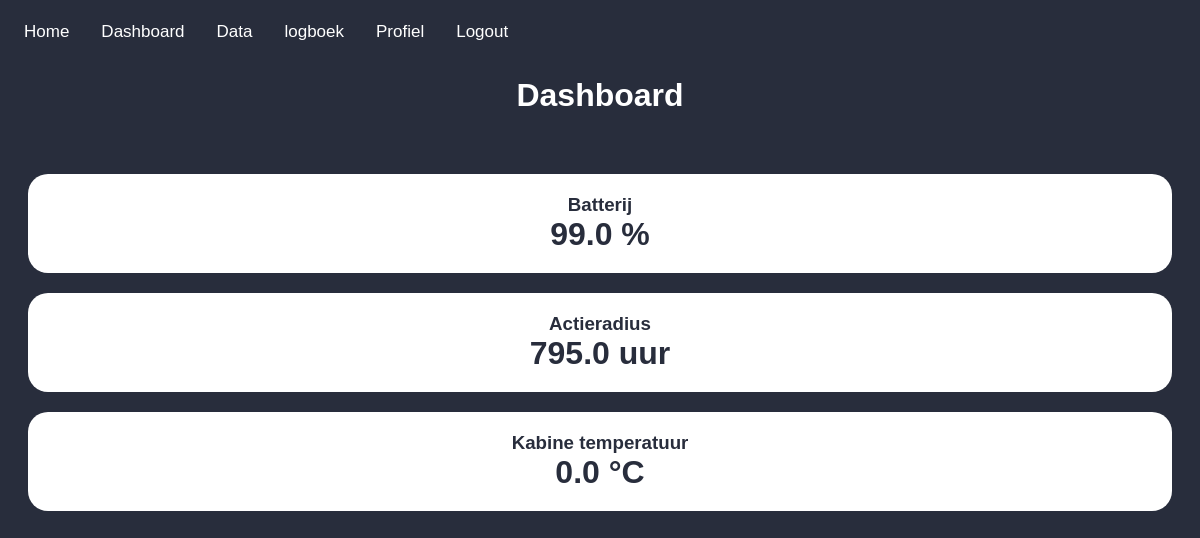
Screenshot of /home/dashboard (signed in) with the database file from the repository.
### api/models.py (models this page shows, shortened)
class vehicleStatus(models.Model):
    time = models.DateTimeField(auto_now_add=True)
    vehicle_id = models.CharField(max_length=11)
    laden = models.BooleanField()
    error_g = models.BooleanField()
    tanken = models.BooleanField()
    baterij_temp = models.BooleanField()
    batterij_span_laag = models.BooleanField()
    batterij_span_hoog = models.BooleanField()
    vermogen = models.FloatField()
    batterij_percentage = models.FloatField()
    actieradius = models.FloatField()
    batterijspanning_minimum = models.FloatField()
    batterijspanning_gemiddeld = models.FloatField()
    batterijspanning_maximum = models.FloatField()
    snelheid = models.FloatField()
    airco_actief = models.FloatField()
    error_12v = models.FloatField()
    hoogspanningserror = models.FloatField()
    motor_temperatuur_alarm = models.FloatField()
    controller_temperatuur_alarm = models.FloatField()
    airco_aan = models.FloatField()
    motor_temperatuur = models.FloatField()
    controller_temperatuur = models.FloatField()
    spanning_12v = models.FloatField()
    gemiddeld_verbruik = models.FloatField()
    aantal_satellieten  = models.FloatField()
    batterij_temperatuur = models.FloatField()
    kabine_temperatuur = models.FloatField()
    kabine_ingestelde_temperatuur = models.FloatField()
    olie_temperatuur = models.FloatField()
    versnelling_x_richting = models.FloatField()
    versnelling_y_richting = models.FloatField()
    versnelling_z_richting = models.FloatField()
    bedrijfstijd = models.FloatField()
    class Meta:
        verbose_name_plural = "vehicle statusses"

### frontend/views.py (the view)
# urls.py: path('dashboard', views.dashboardView, name='Dashboard'),
def dashboardView(request):
    if not request.user.is_anonymous:
        vehicle_ids = request.user.profile.vehicle_ids
        if vehicle_ids is not None:
            vehicle_ids_sep = split_vehicle_ids(vehicle_ids)
            selected_vehicle_id = get_selected_vehicle_id(request, vehicle_ids_sep)
            vehicle_statusses = vehicleStatus.objects.filter(vehicle_id=selected_vehicle_id).order_by('time').reverse()
            if len(vehicle_statusses) > 0:
                args = {'page':'dashboard.html', 'vehicle_status': vehicle_statusses[0], 'vehicle_id': selected_vehicle_id}
                return render(request, 'default.html', args)
            else:
                args = {'page': 'dashboard.html', 'vehicle_id': vehicle_ids}
                return render(request, 'default.html', args)
    args = {'page': 'dashboard.html',}
    return render(request, 'default.html', args)

### frontend/views.py (called while the page is built)
def split_vehicle_ids(vehicle_ids):
    vehicle_ids_sep = vehicle_ids.replace(" ", "").split(";")
    vehicle_ids_sep = [n for n in vehicle_ids_sep if len(n) > 0]  # Filter spaces
    return vehicle_ids_sep

def get_selected_vehicle_id(request, vehicle_ids_sep):
    selected_vehicle_id = request.GET.get('vehicle_id')
    if selected_vehicle_id is None:
        selected_vehicle_id = vehicle_ids_sep[0]
    return selected_vehicle_id

### templates/default.html (shortened to what this page needs)
{% load static %}
<!DOCTYPE html>
<html lang="en">
<head>
    <link rel="stylesheet" href="{% static 'style/default.css' %}">
    <link rel="stylesheet" href="https://cdnjs.cloudflare.com/ajax/libs/font-awesome/4.7.0/css/font-awesome.min.css">
</head>
<header>
    <div class="topnav">
        <a href="/home">Home</a>
        <div id="navbar">
            {% if user.is_authenticated %}
                <a href="/dashboard">Dashboard</a>
                <a href="/data-analytics">Data</a>
                <a href="/logboek">logboek</a>
                <a href="/profiel">Profiel</a>
                <a href="/logout">Logout</a>
            {% else %}
                <a href="/login">Login</a>
                <a href="/register">Register</a>
                <a id="dimensions"></a>
            {% endif %}
        </div>
    </div>
</header>
{% include page %}
</html>

### templates/dashboard.html (shortened to what this page needs)
{% load static %}
<head>
    <link rel="stylesheet" href="{% static 'style/dashboard.css' %}">
</head>
<body>
    <h1>Dashboard</h1>
    <br>
    {% if user.is_authenticated %}
        {% if vehicle_id != None %}
                <div class="grid-box">
                    <h3>Batterij</h3>
                    <h1>{{ vehicle_status.batterij_percentage}} %</h1>
                </div>
                <div class="grid-box">
                    <h3>Actieradius</h3>
                    <h1>{{ vehicle_status.actieradius}} uur</h1>
                </div>
                <div class="grid-box">
                    <h3>Kabine temperatuur</h3>
                    <h1>{{ vehicle_status.kabine_temperatuur }} °C</h1>
                </div>
        {% else %}
            <p>Er is geen voertuig aan dit account gekoppeld.</p>
        {% endif %}
    {% else %}
        <p>Om de status van uw voertuig(en) te zien moet u eerst <a href="/login">inloggen</a>.</p>
    {% endif %}
</body>

### static/style/default.css (style rules this page uses)
@media only screen and (min-width: 400px) { body { font-family: sans-serif; background: #282D3C; color: white; } }
@media only screen and (min-width: 400px) { body h1 { text-align: center; color: white; } }
@media only screen and (min-width: 400px) { body h2, h3 { color: white; margin-left: 40px; } }
@media only screen and (min-width: 400px) { .topnav { overflow: hidden; background-color: #282D3C; position: relative; } }
@media only screen and (min-width: 400px) { .topnav a { background: #282D3C; float: left; color: white; padding: 14px 16px; text-decoration: none; font-size: 17px; } }

### static/style/dashboard.css (style rules this page uses)
@media only screen and (min-width: 400px) { .grid-box { background-color: white; margin: 20px; padding: 20px; border-radius: 20px; text-align: center; } }
@media only screen and (min-width: 400px) { .grid-box h1, h3 { color: #282D3C; margin: 0px; } }

### rows the page displays
vehicleStatus: batterij_percentage "99.0", actieradius "795.0", kabine_temperatuur "0.0"
